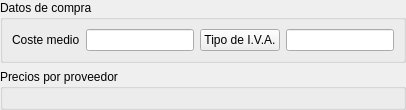
     <widget class="QWidget" name="pageCompras">
      <layout class="QVBoxLayout" name="verticalLayout_13">
       <property name="leftMargin">
        <number>0</number>
       </property>
       <property name="topMargin">
        <number>0</number>
       </property>
       <property name="rightMargin">
        <number>0</number>
       </property>
       <property name="bottomMargin">
        <number>0</number>
       </property>
       <item>
        <widget class="QGroupBox" name="groupBox_11">
         <property name="title">
          <string>Datos de compra</string>
         </property>
         <layout class="QGridLayout" name="gridLayout_3">
          <item row="0" column="2">
           <widget class="DBChooseRecordButton" name="db_idimpuestocompra">
            <property name="text">
             <string>Tipo de I.V.A.</string>
            </property>
            <property name="fieldName" stdset="0">
             <string>idimpuestocompra</string>
            </property>
            <property name="dataEditable" stdset="0">
             <bool>true</bool>
            </property>
           </widget>
          </item>
          <item row="0" column="3">
           <widget class="DBLineEdit" name="db_impuestocompra_nombre">
            <property name="fieldName" stdset="0">
             <string>impuestoscompra.nombre</string>
            </property>
           </widget>
          </item>
          <item row="0" column="0">
           <widget class="QLabel" name="label_7">
            <property name="text">
             <string>Coste medio</string>
            </property>
           </widget>
          </item>
          <item row="0" column="1">
           <widget class="DBNumberEdit" name="db_costemedio">
            <property name="fieldName" stdset="0">
             <string>costemedio</string>
            </property>
           </widget>
          </item>
         </layout>
        </widget>
       </item>
       <item>
        <widget class="QGroupBox" name="groupBox_2">
         <property name="title">
          <string>Precios por proveedor</string>
         </property>
         <layout class="QVBoxLayout" name="verticalLayout_3">
          <item>
           <widget class="DBDetailView" name="db_articulosprov" native="true">
            <property name="relationName" stdset="0">
             <string>articulosprov</string>
            </property>
            <property name="dataEditable" stdset="0">
             <bool>true</bool>
            </property>
            <property name="inlineEdit" stdset="0">
             <bool>true</bool>
            </property>
           </widget>
          </item>
         </layout>
        </widget>
       </item>
      </layout>
     </widget>
